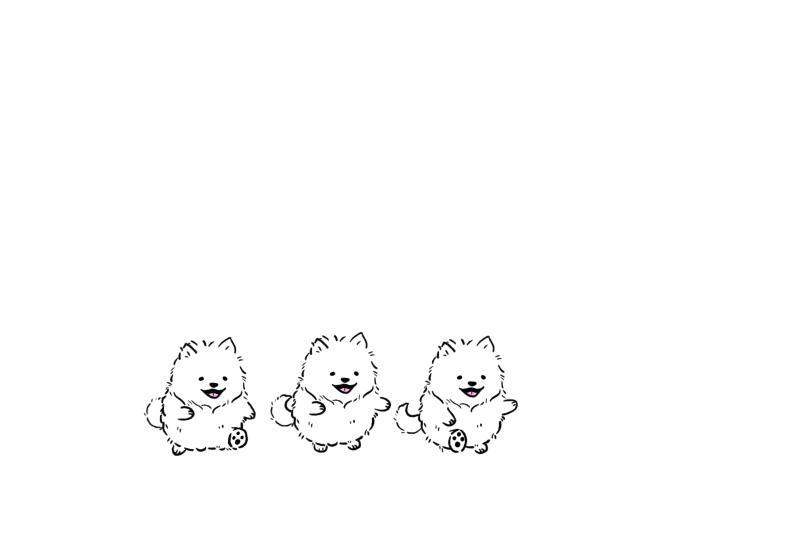
#> input picture characters/Sammy/Colored_2.png, 2360 x 1640 px, found by its file name (shown at 1/3 size)
$ python sammy.py ../Sammy ../Sammy/Colored_2.png
#> lines starting #> are read from the running program, lines starting #| are printed output that depends on the picture; after the words box and inside, x2 and y2 are one past the last pixel; in counts of white or black regions, pixels touching at a corner belong together
### characters/tools/sprites.py
# Shared helpers for turning hand-drawn line art (blue ink on white) into a sprite sheet.
# Each frame is cut out, the character's body is filled white, the background becomes transparent,
# and all frames are lined up on a shared anchor point so the character doesn't jitter.
from PIL import Image
import numpy as np
from scipy import ndimage as nd
from scipy.spatial import cKDTree
from skimage.draw import line
from skimage.morphology import skeletonize

INK = np.array([50, 120, 240])
# Outline thickness (px) added to the Village sheets, where the villagers are drawn small
VILLAGE_OUTLINE = 4


def load(path):
    """Line art on white: RGB. Colored art with the background already removed: RGBA (kept as is).
    (Some line-art files have an alpha channel that's fully opaque; those count as line art.)"""
#> called with path = '../Sammy/characters/Sammy/Colored_2.png'
    a = np.array(Image.open(path).convert('RGBA')).astype(float)
#> call 2 of load, with path = '../Sammy/characters/Sammy/Colored_1.png'
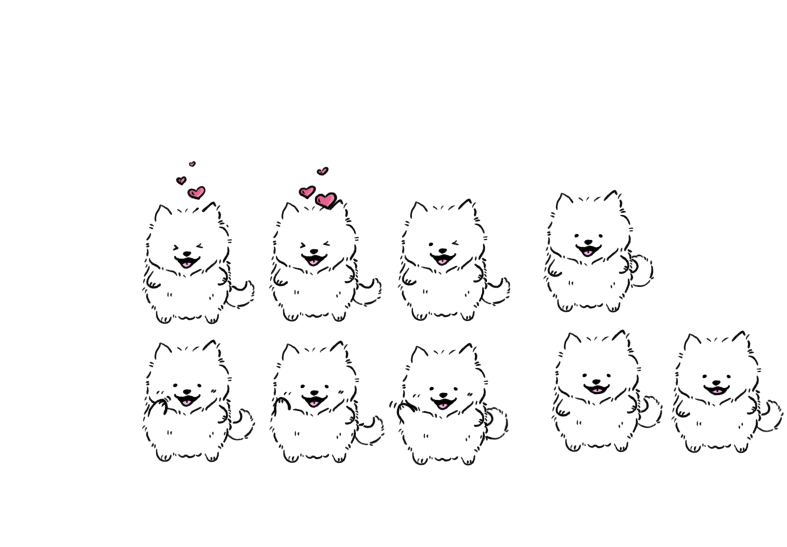
#> input picture characters/Sammy/Colored_1.png, 2360 x 1640 px, found by its file name (shown at 1/3 size)
    return a if a[..., 3].min() < 255 else a[..., :3]


def crop(a, x0, y0, x1, y1):
#> called with x0 = 400, y0 = 975, x1 = 789, y1 = 1420
    return a[y0:y1, x0:x1]


def mirror(a):
    return a[:, ::-1]
#> returned value: shape (445, 389, 4) float64
#> in mirror (call 3), `return a[:, ::-1]`:
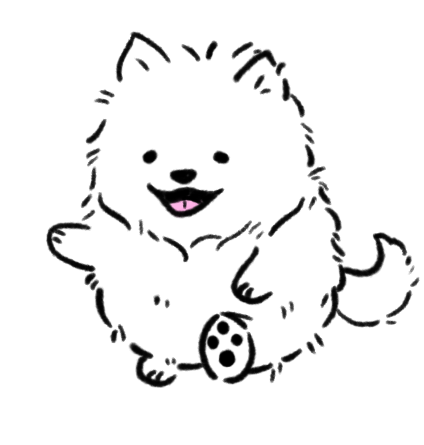
#> returned value: shape (445, 424, 4) float64; mean of channels 0, 1, 2, 3 88.8, 88.7, 88.8, 102.8; transparent parts drawn white


# [22 lines left out: function bridge, not called in this run]


def find_anchor(xs, ys, anchor):
    bottom = ys.max()
    if anchor == 'head':
        part = xs[ys < ys.min() + 130]
    elif anchor == 'center':  # middle of the whole drawing (for things that tilt, like a waddling bowl)
        part = xs
    else:
        part = xs[ys > bottom - 30]
    return (part.min() + part.max()) / 2, bottom


def cutout_colored(a, anchor):
    """Colored art whose background is already transparent: just tidy it and find the anchor."""
    alpha = a[..., 3] > 8
    # Drop stray specks (little bits left over from erasing the background)
    lab, n = nd.label(nd.binary_dilation(alpha, iterations=3))
    sizes = nd.sum(alpha, lab, range(1, n + 1))
    keep = np.isin(lab, 1 + np.nonzero(sizes >= 40)[0])
    rgba = a.copy()
    rgba[~keep, 3] = 0
    ys, xs = np.nonzero(rgba[..., 3] > 8)
    return (rgba, *find_anchor(xs, ys, anchor), 0)


def cutout(a, anchor='feet', fill=0.55, center=True):
    """Returns (rgba, anchor_x, anchor_y). Colored art (RGBA) skips the filling; see cutout_colored.
    anchor='feet' centers on the feet (good for front views);
    'head' centers on the head (good for walk cycles, where a lifted paw or tail would pull the center).
    fill / center tune the "is the body filled in yet?" check: lower fill and center=False for
    characters that don't fill much of their box, like a coiled snake."""
    if a.shape[-1] == 4:
        return cutout_colored(a, anchor)
    ink = (765 - a.sum(-1)) > 60
    # Drop stray specks
    lab, n = nd.label(nd.binary_dilation(ink, iterations=3))
    sizes = nd.sum(ink, lab, range(1, n + 1))
    ink &= np.isin(lab, 1 + np.nonzero(sizes >= 40)[0])
    a = a.copy()
    a[~nd.binary_dilation(ink, iterations=3)] = 255

    # Silhouette: close the gaps between strokes, then fill the inside.
    # Some outlines have wider gaps, so grow the closing until the body actually fills in.
    ys, xs = np.nonzero(ink)
    body = ys > ys.max() - 380  # ignore anything floating high above (hearts etc.) when measuring
    boxarea = (ys.max() - ys[body].min()) * (xs[body].max() - xs[body].min())
    # "Filled in" = the middle of the body is covered and most of the body's box is filled
    cy = (ys.max() + ys[body].min()) // 2
    cx = (xs[body].max() + xs[body].min()) // 2
    pad = 80
    inkp = np.pad(ink, pad)
    # First try joining the loose ends of the strokes; if the body still doesn't fill, fall back to
    # closing the gaps with an ever bigger brush (which can leave white webbing in tight corners)
    bridged = np.pad(bridge(ink), pad)
    for r in (4, 8, 14, 18, 22, 26, 30, 36, 42, 50, 60):
        disk = np.hypot(*np.mgrid[-r:r + 1, -r:r + 1]) <= r
        sil = nd.binary_fill_holes(nd.binary_closing(bridged if r < 14 else inkp, structure=disk))[pad:-pad, pad:-pad]
        if sil.sum() > fill * boxarea and (not center or sil[cy - 20:cy + 20, cx - 20:cx + 20].all()):
            break
    sil = nd.binary_erosion(sil, iterations=2) | ink  # keep the white fill tucked inside the outline

    # Outside the body, keep the soft anti-aliased edge of the ink; inside, the original pixels
    cov = np.clip((255 - a[..., 0]) / (255 - INK[0]), 0, 1)
    rgba = np.zeros(a.shape[:2] + (4,))
    rgba[..., :3] = INK
    rgba[..., 3] = cov * 255
    rgba[sil, :3] = a[sil]
    rgba[sil, 3] = 255

    return (rgba, *find_anchor(xs, ys, anchor), r)


def add_outline(rgba, width):
    """A solid outline `width` px thick around the outside of the character's body, in the
    character's own line color, so it still reads when drawn small (the Village)."""
    pad = width + 2
    rgba = np.pad(rgba, ((pad, pad), (pad, pad), (0, 0)))
    solid = rgba[..., 3] > 128
    # Only the body (the biggest piece), not loose bits like motion marks, Z's or splashes
    lab, n = nd.label(nd.binary_dilation(solid, iterations=2))
    biggest = 1 + np.argmax(nd.sum(solid, lab, range(1, n + 1)))
    body = nd.binary_fill_holes(solid & (lab == biggest))
    # Line color: the darkest third of the pixels along the body's edge
    edge = body & ~nd.binary_erosion(body, iterations=4)
    px = rgba[edge][:, :3]
    lum = px @ [0.3, 0.59, 0.11]
    color = np.median(px[lum <= np.percentile(lum, 33)], axis=0)
    # Soft-edged ring outside the body, drawn underneath the drawing
    dist = nd.distance_transform_edt(~body)
    ring = np.clip(width + 0.5 - dist, 0, 1)
    a = rgba[..., 3:] / 255
    out = np.empty_like(rgba)
    out[..., 3] = (a[..., 0] + ring * (1 - a[..., 0])) * 255
    total = np.maximum(out[..., 3:] / 255, 1e-6)
    out[..., :3] = (rgba[..., :3] * a + color * (ring[..., None] * (1 - a))) / total
    return out, pad


def build(frames, out_path, preview_path=None, outline=0, **fill_check):
    """frames: list of (name, rgb_array, anchor). Packs them side by side into one sheet.
    outline: add a solid outline this many px thick around each frame (see add_outline)."""
#> called with outline = 4
    done = []
#> done = []
    for name, a, anchor in frames:
        rgba, cx, by, r = cutout(a, anchor, **fill_check)
        if outline:
            rgba, pad = add_outline(rgba, outline)
            cx, by = cx + pad, by + pad
        ys, xs = np.nonzero(rgba[..., 3] > 8)
        done.append((name, rgba, cx, by, xs.min(), xs.max(), ys.min(), ys.max()))
        print(f'{name:10} closing r={r:2}  size {rgba.shape[1]}x{rgba.shape[0]}')
#> this loop made 9 passes
#> (name, cx, by) on passes 1 to 9: ('left1', 170, 399), ('left2', 163, 389), ('left3', 206, 393), ('right1', 230, 399), ('right2', 235, 389), ('right3', 229, 393), ('smile1', 154.5, 390), ('smile2', 154.5, 387), ('smile3', 160.5, 388)
#| left1      closing r= 0  size 401x457
#| left2      closing r= 0  size 399x457
#| left3      closing r= 0  size 436x457
#| right1     closing r= 0  size 401x457
#| right2     closing r= 0  size 399x457
#| right3     closing r= 0  size 436x457
#| smile1     closing r= 0  size 367x417
#| smile2     closing r= 0  size 372x417
#> (further printed lines are left out)
#> pass 1, in cutout_colored, `alpha = a[..., 3] > 8`:
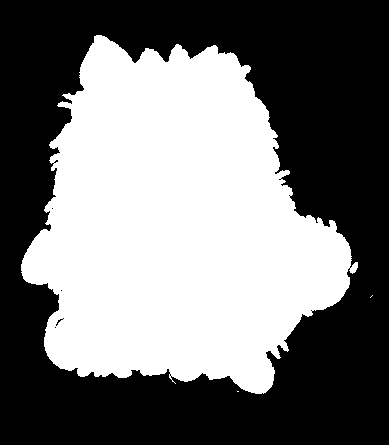
#> alpha: shape (445, 389) bool; 45.7% white; 3 white regions (2 under 20 px), largest, box (x1, y1, x2, y2) and area: (21, 35, 358, 394) 79181
#> pass 1, in cutout_colored, `lab, n = nd.label(nd.binary_dilation(alpha, iterations=3))`:
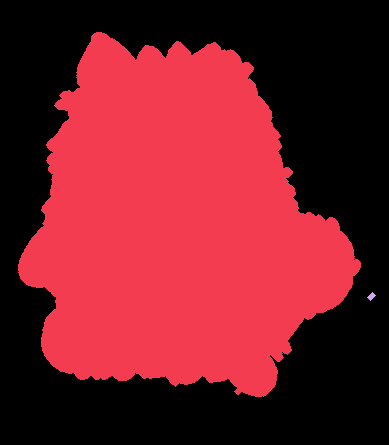
#> lab: shape (445, 389) int32; 3 distinct labels, from 0 to 2; one colour per label, 0 black
#> after the loop, done = 9 items
    half = int(np.ceil(max(max(cx - x0, x1 - cx) for _, _, cx, by, x0, x1, y0, y1 in done))) + 6
#> half = 228
    up = max(by - y0 for _, _, cx, by, x0, x1, y0, y1 in done)
#> up = 371
    down = max(y1 - by for _, _, cx, by, x0, x1, y0, y1 in done)
#> down = 3
    W, H, base = 2 * half, int(np.ceil(up + down)) + 12, int(np.ceil(up)) + 6
#> W = 456; H = 386; base = 377
    sheet = Image.new('RGBA', (W * len(done), H), (0, 0, 0, 0))
#> sheet: PIL image 4104x386 RGBA; every value is 0
    for i, (_, rgba, cx, by, *_rest) in enumerate(done):
        im = Image.fromarray(rgba.astype(np.uint8), 'RGBA')
        sheet.alpha_composite(im, (int(round(i * W + half - cx)), int(round(base - by))))
#> this loop made 9 passes
#> (cx, by, _rest) on passes 1 to 9: (170, 399, [24, 366, 38, 401]), (163, 389, [5, 373, 23, 392]), (206, 393, [49, 428, 34, 396]), (230, 399, [34, 376, 38, 401]), (235, 389, [25, 393, 23, 392]), (229, 393, [7, 386, 34, 396]), (154.5, 390, [12, 354, 19, 393]), (154.5, 387, [12, 352, 16, 390]), (160.5, 388, [18, 356, 17, 391])
#> pass 1, in build, `im = Image.fromarray(rgba.astype(np.uint8), 'RGBA')`:
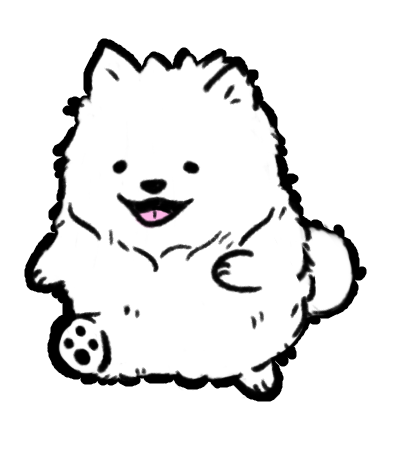
#> im: PIL image 401x457 RGBA; mean R, G, B, A 91.4, 91.3, 91.4, 115.1; transparent parts drawn white
#> after the loop:
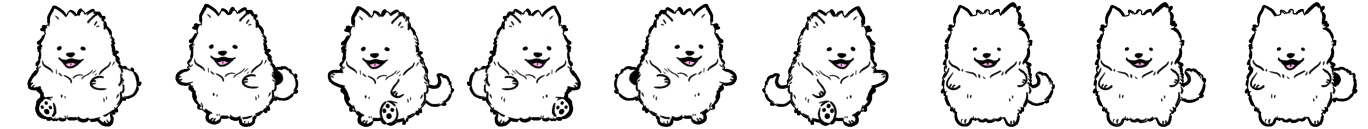
#> sheet: PIL image 4104x386 RGBA (shown at 1/3 size); mean R, G, B, A 97.9, 97.8, 97.9, 122.8; transparent parts drawn white
    sheet.save(out_path, lossless=True)
    print(f'{out_path}: {len(done)} frames of {W}x{H}, anchor at ({half}, {base})')
#| ../Sammy/public/villagers/sammy-walk.webp: 9 frames of 456x386, anchor at (228, 377)
    print('order:', [d[0] for d in done])
#| order: ['left1', 'left2', 'left3', 'right1', 'right2', 'right3', 'smile1', 'smile2', 'smile3']
    if preview_path:
        bg = Image.new('RGBA', sheet.size, (184, 214, 147, 255))
        bg.alpha_composite(sheet)
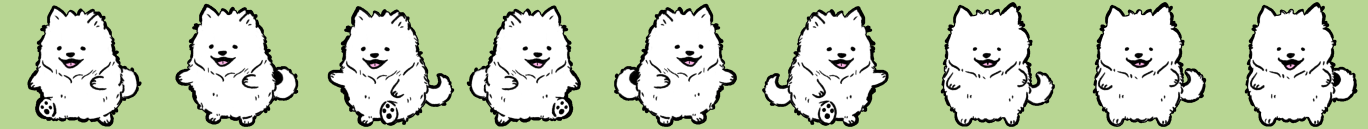
#> bg: PIL image 4104x386 RGBA (shown at 1/3 size); mean R, G, B, A 193.3, 208.7, 174.1, 255
        bg.save(preview_path)
    return W, H

### characters/tools/sammy.py
# Sammy's Village walk sheet, from characters/Sammy/Colored_2.png (3/4 walk, facing right) plus the
# front smiles from Colored_1.png. Both are colored with the background removed; the earlier blue line
# art is in Updated Middle walk.png and Idle_Sammy_1-3.png. (His Works sheet is made by sammy-works.py.)
# Usage: python sammy.py <repo root> [preview folder]
import sys
from sprites import load, crop, mirror, build, VILLAGE_OUTLINE

root = sys.argv[1]
preview = sys.argv[2] if len(sys.argv) > 2 else None
walk = load(f'{root}/characters/Sammy/Colored_2.png')
front = load(f'{root}/characters/Sammy/Colored_1.png')

# Walking right: step, passing (arms mid-swing), other step. Walking left is the same, mirrored.
right = [crop(walk, 400, 975, 789, 1420), crop(walk, 789, 975, 1176, 1420), crop(walk, 1176, 975, 1600, 1420)]
# Front smiles (small, bigger, biggest), same spots as in sammy-works.py
smile = [crop(front, 2005, 975, 2360, 1380), crop(front, 1645, 975, 2005, 1380), crop(front, 1615, 555, 1985, 950)]

# 0-2 walk left, 3-5 walk right, 6-8 smile
build(
    [(f'left{i + 1}', mirror(f), 'head') for i, f in enumerate(right)]
    + [(f'right{i + 1}', f, 'head') for i, f in enumerate(right)]
    + [(f'smile{i + 1}', f, 'head') for i, f in enumerate(smile)],
    f'{root}/public/villagers/sammy-walk.webp', preview and f'{preview}/sammy-walk-preview.png', outline=VILLAGE_OUTLINE)
